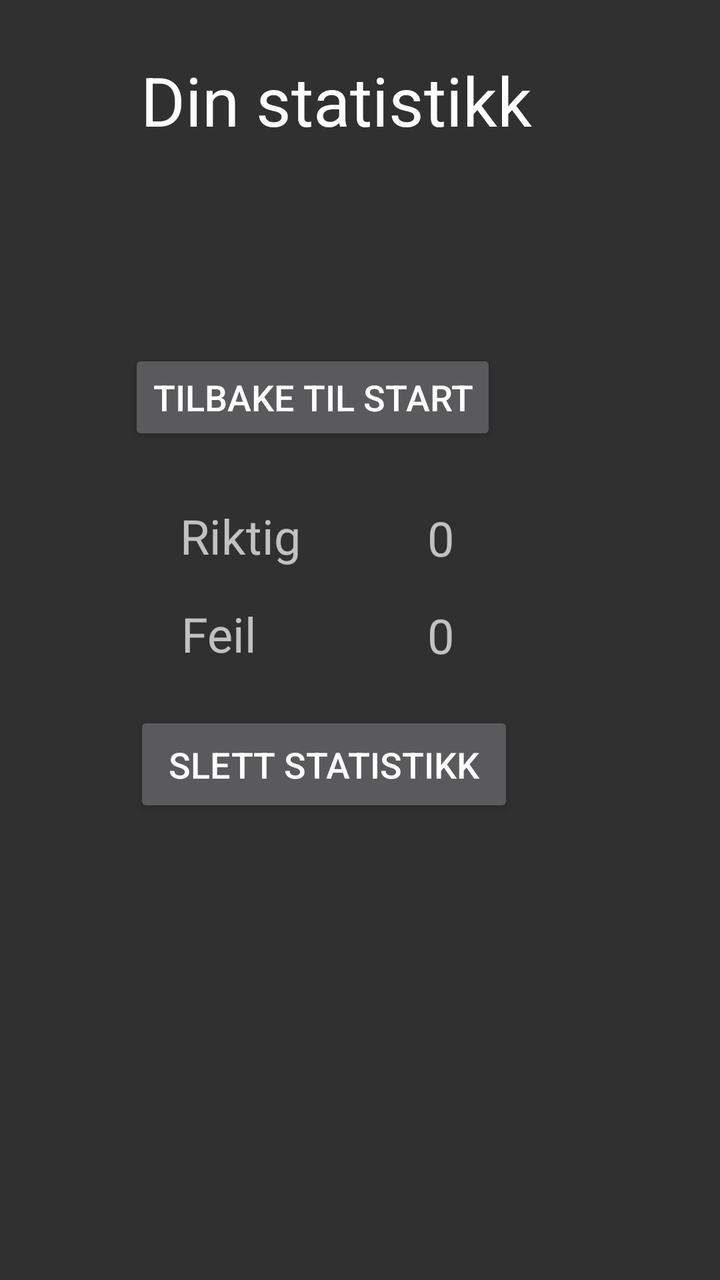
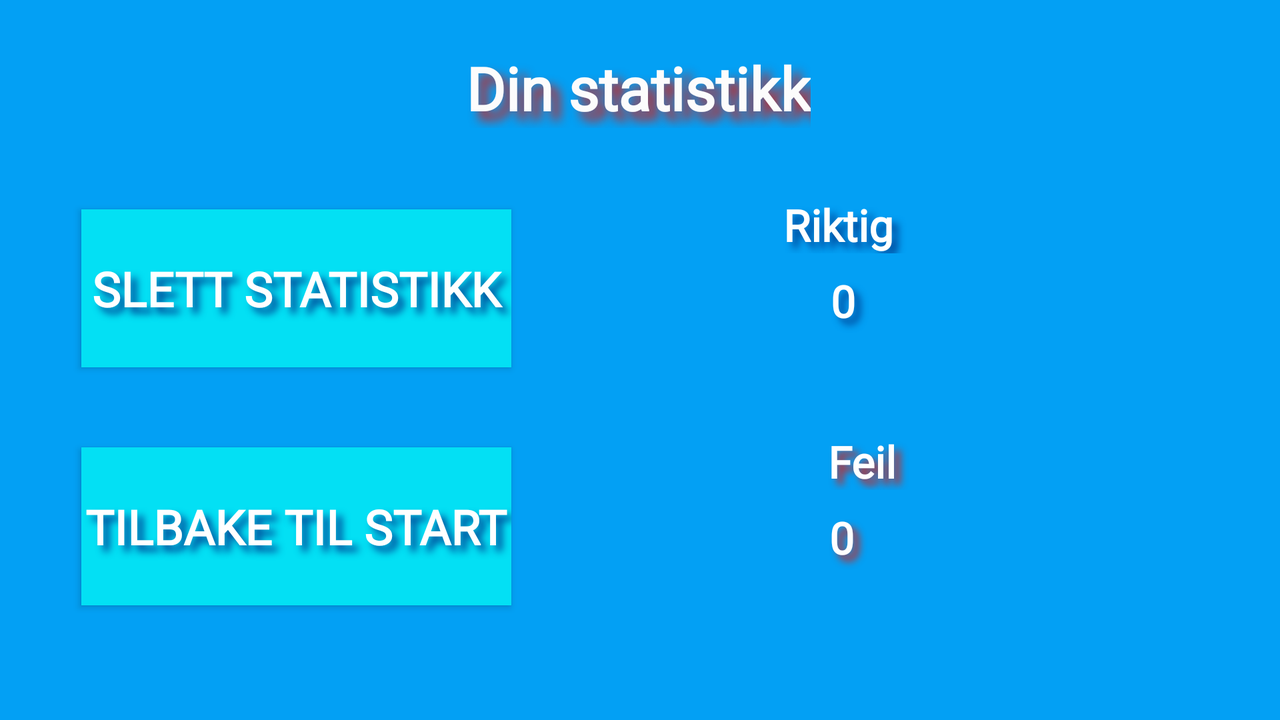

One screen, two layout resources from the same app: the default and the repository's alternative for another configuration. Each is rendered where Android would select it; the XML of both is given below.
<!-- AndroidManifest.xml: application theme Theme.AppCompat.NoActionBar -->
<!-- res/layout/activity_statistikk.xml -->
<?xml version="1.0" encoding="utf-8"?>
<androidx.constraintlayout.widget.ConstraintLayout xmlns:android="http://schemas.android.com/apk/res/android"
    xmlns:app="http://schemas.android.com/apk/res-auto"
    xmlns:tools="http://schemas.android.com/tools"
    android:id="@+id/linearLayout"
    android:layout_width="match_parent"
    android:layout_height="match_parent"
    android:orientation="vertical"
    tools:context=".StatistikkActivity">


    <TextView
        android:id="@+id/statistikkV"
        android:layout_width="wrap_content"
        android:layout_height="wrap_content"
        android:text="@string/valgStatistikk"
        android:textAlignment="center"
        android:textAppearance="@style/TextAppearance.AppCompat.Large"
        android:textSize="34sp"
        app:layout_constraintBottom_toBottomOf="parent"
        app:layout_constraintEnd_toEndOf="parent"
        app:layout_constraintHorizontal_bias="0.429"
        app:layout_constraintStart_toStartOf="parent"
        app:layout_constraintTop_toTopOf="parent"
        app:layout_constraintVertical_bias="0.046" />

    <Button
        android:id="@+id/slettStatistikk"
        android:layout_width="190dp"
        android:layout_height="53dp"
        android:text="@string/slettStatistikken"
        android:textSize="18sp"
        app:layout_constraintBottom_toBottomOf="parent"
        app:layout_constraintEnd_toEndOf="parent"
        app:layout_constraintHorizontal_bias="0.394"
        app:layout_constraintStart_toStartOf="parent"
        app:layout_constraintTop_toTopOf="parent"
        app:layout_constraintVertical_bias="0.606" />

    <Button
        android:id="@+id/tilbake"
        android:layout_width="wrap_content"
        android:layout_height="wrap_content"
        android:text="@string/tilbake"
        android:textSize="18sp"
        app:layout_constraintBottom_toBottomOf="parent"
        app:layout_constraintEnd_toEndOf="parent"
        app:layout_constraintHorizontal_bias="0.366"
        app:layout_constraintStart_toStartOf="parent"
        app:layout_constraintTop_toTopOf="parent"
        app:layout_constraintVertical_bias="0.295" />

    <TextView
        android:id="@+id/antallRiktige"
        android:layout_width="wrap_content"
        android:layout_height="wrap_content"
        android:text="@string/antallRiktig"
        android:textSize="24sp"
        app:layout_constraintBottom_toBottomOf="parent"
        app:layout_constraintEnd_toEndOf="parent"
        app:layout_constraintHorizontal_bias="0.3"
        app:layout_constraintStart_toStartOf="parent"
        app:layout_constraintTop_toTopOf="parent"
        app:layout_constraintVertical_bias="0.414" />

    <TextView
        android:id="@+id/antallFeil"
        android:layout_width="wrap_content"
        android:layout_height="wrap_content"
        android:text="@string/antallFeil"
        android:textSize="24sp"
        app:layout_constraintBottom_toBottomOf="parent"
        app:layout_constraintEnd_toEndOf="parent"
        app:layout_constraintHorizontal_bias="0.282"
        app:layout_constraintStart_toStartOf="parent"
        app:layout_constraintTop_toTopOf="parent"
        app:layout_constraintVertical_bias="0.495" />

    <TextView
        android:id="@+id/totalAntRiktig"
        android:layout_width="wrap_content"
        android:layout_height="wrap_content"
        android:text="0"
        android:textSize="24sp"
        app:layout_constraintBottom_toBottomOf="parent"
        app:layout_constraintEnd_toEndOf="parent"
        app:layout_constraintHorizontal_bias="0.616"
        app:layout_constraintStart_toStartOf="parent"
        app:layout_constraintTop_toTopOf="parent"
        app:layout_constraintVertical_bias="0.416" />

    <TextView
        android:id="@+id/totalAntFeil"
        android:layout_width="wrap_content"
        android:layout_height="wrap_content"
        android:text="0"
        android:textSize="24sp"
        app:layout_constraintBottom_toBottomOf="parent"
        app:layout_constraintEnd_toEndOf="parent"
        app:layout_constraintHorizontal_bias="0.616"
        app:layout_constraintStart_toStartOf="parent"
        app:layout_constraintTop_toTopOf="parent"
        app:layout_constraintVertical_bias="0.496" />

</androidx.constraintlayout.widget.ConstraintLayout>
<!-- resources referenced by this layout -->
<resources>
  <string name="antallFeil">Feil</string>
  <string name="antallRiktig">Riktig</string>
  <string name="slettStatistikken">Slett statistikk</string>
  <string name="tilbake">Tilbake til start</string>
  <string name="valgStatistikk">Din statistikk</string>
</resources>
<!-- res/layout-land/activity_statistikk.xml (the repository's variant of the layout above) -->
<!-- drawn on the phone turned sideways -->
<?xml version="1.0" encoding="utf-8"?>
<androidx.constraintlayout.widget.ConstraintLayout xmlns:android="http://schemas.android.com/apk/res/android"
    xmlns:app="http://schemas.android.com/apk/res-auto"
    xmlns:tools="http://schemas.android.com/tools"
    android:id="@+id/linearLayout5"
    android:layout_width="match_parent"
    android:layout_height="match_parent"
    android:background="#03A0F4"
    android:orientation="horizontal">


    <TextView
        android:id="@+id/statistikkV"
        android:layout_width="wrap_content"
        android:layout_height="wrap_content"
        android:fontFamily="@font/slackey"
        android:shadowColor="#C52525"
        android:shadowDx="13"

        android:shadowDy="13"
        android:shadowRadius="13"
        android:text="@string/valgStatistikk"
        android:textAlignment="center"
        android:textAppearance="@style/TextAppearance.AppCompat.Large"
        android:textColor="#FCFCFC"
        android:textSize="30sp"
        android:textStyle="bold"

        app:layout_constraintBottom_toBottomOf="parent"
        app:layout_constraintEnd_toEndOf="parent"
        app:layout_constraintHorizontal_bias="0.498"
        app:layout_constraintStart_toStartOf="parent"
        app:layout_constraintTop_toTopOf="parent"
        app:layout_constraintVertical_bias="0.074" />

    <Button
        android:id="@+id/slettStatistikk"
        android:layout_width="215dp"
        android:layout_height="79dp"
        android:background="#03E0F4"


        android:fontFamily="@font/slackey"
        android:shadowColor="#004496"
        android:shadowDx="9"
        android:shadowDy="9"
        android:shadowRadius="9"
        android:text="@string/slettStatistikken"
        android:textColor="#FFFFFF"
        android:textSize="24sp"
        android:textStyle="bold"

        app:layout_constraintBottom_toBottomOf="parent"
        app:layout_constraintEnd_toEndOf="parent"
        app:layout_constraintHorizontal_bias="0.096"
        app:layout_constraintStart_toStartOf="parent"
        app:layout_constraintTop_toTopOf="parent"
        app:layout_constraintVertical_bias="0.373" />

    <Button
        android:id="@+id/tilbake"
        android:layout_width="215dp"

        android:layout_height="79dp"
        android:layout_marginTop="40dp"
        android:background="#03E0F4"


        android:fontFamily="@font/slackey"
        android:shadowColor="#004496"
        android:shadowDx="9"
        android:shadowDy="9"
        android:shadowRadius="9"
        android:text="@string/tilbake"
        android:textColor="#FFFFFF"
        android:textSize="24sp"

        android:textStyle="bold"
        app:layout_constraintBottom_toBottomOf="parent"
        app:layout_constraintEnd_toEndOf="parent"
        app:layout_constraintHorizontal_bias="0.096"
        app:layout_constraintStart_toStartOf="parent"
        app:layout_constraintTop_toBottomOf="@+id/slettStatistikk"
        app:layout_constraintVertical_bias="0.0" />

    <TextView
        android:id="@+id/antallRiktige"
        android:layout_width="357dp"
        android:layout_height="29dp"

        android:layout_marginEnd="40dp"

        android:fontFamily="@font/slackey"

        android:shadowColor="#004496"
        android:shadowDx="9"
        android:shadowDy="9"
        android:shadowRadius="9"
        android:text="@string/antallRiktig"
        android:textAlignment="center"
        android:textColor="#FFFFFF"
        android:textSize="22sp"
        android:textStyle="bold"
        app:layout_constraintBottom_toBottomOf="parent"
        app:layout_constraintEnd_toEndOf="parent"
        app:layout_constraintHorizontal_bias="0.991"
        app:layout_constraintStart_toStartOf="parent"
        app:layout_constraintTop_toTopOf="parent"
        app:layout_constraintVertical_bias="0.295" />

    <TextView
        android:id="@+id/antallFeil"
        android:layout_width="355dp"
        android:layout_height="29dp"

        android:layout_marginTop="44dp"

        android:fontFamily="@font/slackey"
        android:shadowColor="#C52525"

        android:shadowDx="9"
        android:shadowDy="9"
        android:shadowRadius="9"
        android:text="@string/antallFeil"
        android:textAlignment="center"
        android:textColor="#FFFFFF"
        android:textSize="22sp"
        android:textStyle="bold"
        app:layout_constraintBottom_toBottomOf="parent"
        app:layout_constraintEnd_toEndOf="parent"
        app:layout_constraintHorizontal_bias="0.89"
        app:layout_constraintStart_toStartOf="parent"
        app:layout_constraintTop_toBottomOf="@+id/totalAntRiktig"
        app:layout_constraintVertical_bias="0.019" />

    <TextView
        android:id="@+id/totalAntRiktig"


        android:layout_width="356dp"
        android:layout_height="34dp"

        android:layout_marginTop="9dp"
        android:layout_marginEnd="40dp"
        android:fontFamily="@font/slackey"
        android:shadowColor="#004496"
        android:shadowDx="9"
        android:shadowDy="9"
        android:shadowRadius="9"
        android:text="0"
        android:textAlignment="center"
        android:textColor="#FFFFFF"
        android:textSize="22sp"
        android:textStyle="bold"
        app:layout_constraintBottom_toBottomOf="parent"
        app:layout_constraintEnd_toEndOf="parent"
        app:layout_constraintHorizontal_bias="0.997"
        app:layout_constraintStart_toStartOf="parent"
        app:layout_constraintTop_toBottomOf="@+id/antallRiktige"
        app:layout_constraintVertical_bias="0.0" />

    <TextView
        android:id="@+id/totalAntFeil"

        android:layout_width="356dp"
        android:layout_height="34dp"

        android:layout_marginTop="9dp"
        android:layout_marginEnd="40dp"
        android:fontFamily="@font/slackey"
        android:shadowColor="#C52525"
        android:shadowDx="9"

        android:shadowDy="9"

        android:shadowRadius="9"
        android:text="0"
        android:textAlignment="center"
        android:textColor="#FFFFFF"
        android:textSize="22sp"
        android:textStyle="bold"
        app:layout_constraintBottom_toBottomOf="parent"
        app:layout_constraintEnd_toEndOf="parent"
        app:layout_constraintHorizontal_bias="0.994"
        app:layout_constraintStart_toStartOf="parent"
        app:layout_constraintTop_toBottomOf="@+id/antallFeil"
        app:layout_constraintVertical_bias="0.0" />

</androidx.constraintlayout.widget.ConstraintLayout>
